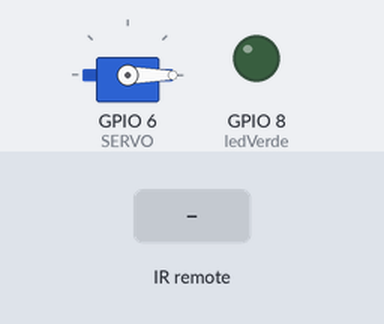
Bench run of a sketch on a simulated ESP32-S3. Shown: servo, output pins drawn as LEDs (lit = HIGH). The inputs (shaded band) are chosen by the test bench.

Above: at 1.2 s.
1.3 s: infrared code 0xFF30CF received
At 1.45 s:
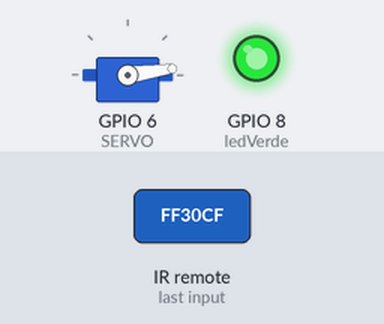
At 2.05 s:
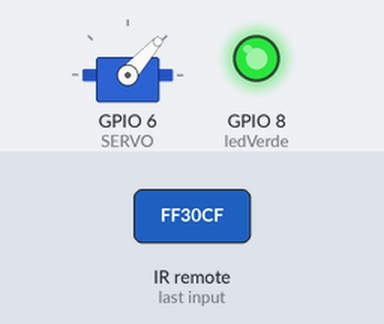
4.3 s: infrared code 0xFF30CF received
At 4.46 s:
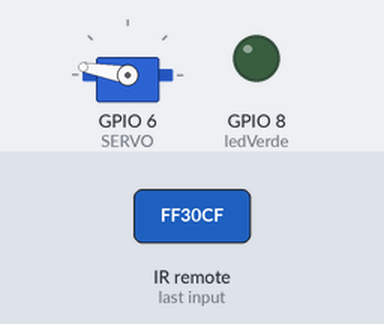
Timing chart, 0 to 8.5 s (numbered marks = the images above; inputs shaded):
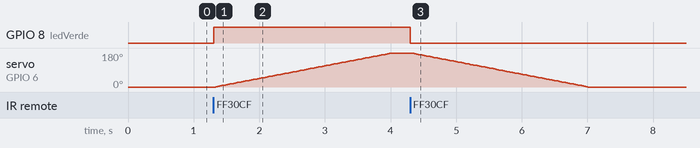

The sketch:

servo_motor.ino
```cpp
//
//projeto: de controlar servo motor por meio do controle remoto
//ao acender e desligar a led


//>>>>>>>>>>>>>>>>>>>>>>>>>>>>>>>>>>>>>>>>>>>>>>>>>>>servo1
#include <Servo.h>

#define SERVO 6 // Porta Digital 6 PWM

Servo s; // Variável Servo
int pos; // Posição Servo
//>>>>>>>>>>>>>>>>>>>>>>>>>>>>>>>>>>>>>>>>>>>>>>>>>>>>>>>>>>>>>>>>>>>>>>>>>>>>>>>>>>>>>>>>>>>>>>>>>>>>>controle1
#include <IRremote.h> //INCLUSÃO DE BIBLIOTECA

int RECV_PIN = 2; //PINO DIGITAL UTILIZADO PELO FOTORRECEPTOR KY-022 (ARDUINO 2_ESP32_34)

IRrecv irrecv(RECV_PIN); //PASSA O PARÂMETRO PARA A FUNÇÃO irrecv

const int ledVerde = 8; //PINO DIGITAL UTILIZADO PELO LED AZUL (ARDUINO 8_ESP32_39)


long int codTecla1 = 16724175; //CÓDIGO DA TECLA 1 (ALTERE PARA O CÓDIGO DECIMAL QUE VOCÊ CAPTUROU)
//long int codTecla2 = 16718055; //CÓDIGO DA TECLA 2 (ALTERE PARA O CÓDIGO DECIMAL QUE VOCÊ CAPTUROU)


int stLedVerde = 0; //VARIÁVEL QUE CONTROLA O ESTADO DO LED VERDE (LIGADO / DESLIGADO)


decode_results results; //VARIÁVEL QUE ARMAZENA OS RESULTADOS (SINAL IR RECEBIDO)

//>>>>>>>>>>>>>>>>>>>>>>>>>>>>>>>>>>>>>>>>>>>>>>>>>>>>>>>>>>>>>>>>>>>>>>>>>>>>>>>>>>>>>>>>>>>>>>>>>>>>void setup [inicio]
void setup ()
{
//>>>>>>>>>>>>>>>>>>>>>>>>>>>>>>>>>>>>>>>>>>>>>>>>>>>>>>>>>>>>>>>>>>>>>>>>>>>>>>>>>>>>>>>>>>>>>>>>>>>>servo2
  s.attach(SERVO);
  Serial.begin(9600);
  s.write(0); // Inicia motor posição zero
//>>>>>>>>>>>>>>>>>>>>>>>>>>>>>>>>>>>>>>>>>>>>>>>>>>>>>>>>>>>>>>>>>>>>>>>>>>>>>>>>>>>>>>>>>>>>>>>>>>>>controle2
 irrecv.enableIRIn(); //INICIALIZA A RECEPÇÃO DE SINAIS IR
  pinMode(ledVerde, OUTPUT); //DEFINE O PINO COMO SAÍDA
}//final do void setup
//>>>>>>>>>>>>>>>>>>>>>>>>>>>>>>>>>>>>>>>>>>>>>>>>>>>>>>>>>>>>>>>>>>>>>>>>>>>>>>>>>>>>>>>>>>>>>>>>>>>>void setup [final]
//>>>>>>>>>>>>>>>>>>>>>>>>>>>>>>>>>>>>>>>>>>>>>>>>>>>>>>>>>>>>>>>>>>>>>>>>>>>>>>>>>>>>>>>>>>>>>>>>>>>>void loop [inicio]
void loop()
{
//>>>>>>>>>>>>>>>>>>>>>>>>>>>>>>>>>>>>>>>>>>>>>>>>>>>>>>>>>>>>>>>>>>>>>>>>>>>>>>>>>>>>>>>>>>>>>>>>>>>>servo3
  //for(pos = 0; pos < 180; pos++)
  //{
    //s.write(pos);
  //delay(15);
  //}
//delay(1000);
  //for(pos = 180; pos >= 0; pos--)
  //{
    //s.write(pos);
   // delay(15);
 // }
//>>>>>>>>>>>>>>>>>>>>>>>>>>>>>>>>>>>>>>>>>>>>>>>>>>>>>>>>>>>>>>>>>>>>>>>>>>>>>>>>>>>>>>>>>>>>>>>>>>>>>controle3
//CAPTURA O SINAL IR
  if (irrecv.decode(&results)) {
    if((results.value == codTecla1) && (stLedVerde == 0)){ //SE O CÓDIGO IR CAPTURADO FOR IGUAL A codTecla1 E A
    //VARIÁVEL stLedVerde FOR IGUAL A 0, FAZ
        digitalWrite(ledVerde, HIGH); //LIGA O LED VERDE
//>>>>>>>>>>>>>>>>>>>>>>>>>>>>>>>>>>>>>>>>>>>>>>>>>>>>>>>>>>>>>>>>>>>>>>>>>>>>>>>>>>>>>>>>>>>>>>>>>>obs1[inicio]: colocar componente que será contolado[servo]
for(pos = 0; pos < 180; pos++)
  {
    s.write(pos);
  delay(15);
  }
//>>>>>>>>>>>>>>>>>>>>>>>>>>>>>>>>>>>>>>>>>>>>>>>>>>>>>>>>>>>>>>>>>>>>>>>>>>>>>>>>>>>>>>>>>>>>>>>>>>>obs1[final]
      stLedVerde = 1; //VARIÁVEL RECEBE O VALOR 1

}//final da condição IF

   else{//SENÃO, FAZ
      if((results.value == codTecla1) && (stLedVerde == 1)){ ///SE O CÓDIGO IR CAPTURADO FOR IGUAL A codTecla1 E A
    //VARIÁVEL stLedVerde FOR IGUAL A 1, FAZ
            digitalWrite(ledVerde, LOW); //DESLIGA O LED VERDE
//>>>>>>>>>>>>>>>>>>>>>>>>>>>>>>>>>>>>>>>>>>>>>>>>>>>>>>>>>>>>>>>>>>>obs2 [inicio]: colocar componente que será contolado [servo]
for(pos = 180; pos >= 0; pos--)
  {
    s.write(pos);
    delay(15);
  }
//>>>>>>>>>>>>>>>>>>>>>>>>>>>>>>>>>>>>>>>>>>>>>>>>>>>>>>>>>>>>>>>>>>>>>>>>>>>>>>>>>>>>>>>>>>>>>>>>>>>obs2 [final]:
       stLedVerde = 0; //VARIÁVEL RECEBE O VALOR 0
            }//final do 2° IF
         }//final da condição ELSE
//>>>>>>>>>>>>>>>>>>>>>>>>>>>>>>>>>>>>>>>>>>>>>>>>>>>>>>>>>>>>>>>>>>>>>>>>>>>>>>>>>>>>>>>>>>>>>>>>>>>1°parte final [fechamento da condicional IF]
    irrecv.resume(); //AGUARDA O RECEBIMENTO DE UM NOVO SINAL IR
     }//final de toda a CONDICIONAL IF

//>>>>>>>>>>>>>>>>>>>>>>>>>>>>>>>>>>>>>>>>>>>>>>>>>>>>>>>>>>>>>>>>>>>>>>>>>>>>>>>>>>>>>>>>>>>>>>>>>>>2°parte final [delay]
  delay(10); //INTERVALO DE 10 MILISSEGUNDOS

}//final do void loop
//>>>>>>>>>>>>>>>>>>>>>>>>>>>>>>>>>>>>>>>>>>>>>>>>>>>>>>>>>>>>>>>>>>>>>>>>>>>>>>>>>>>>>>>>>>>>>>>>>>>>void loop [final]
```

Measured:
- after the input at 1.3 s, GPIO 8 (ledVerde): LOW → HIGH at once; servo on GPIO 6 (SERVO): moves from 0° to 179° over 2.7 s, starting at once
- after the input at 4.3 s, GPIO 8 (ledVerde): HIGH → LOW at once
